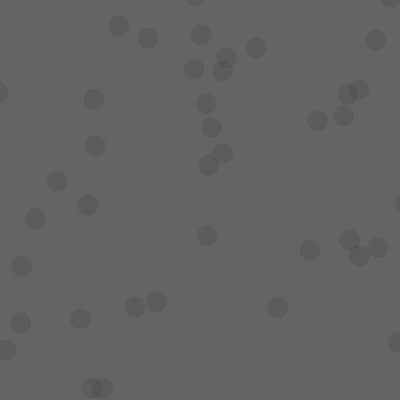
Frame 1 (no input)
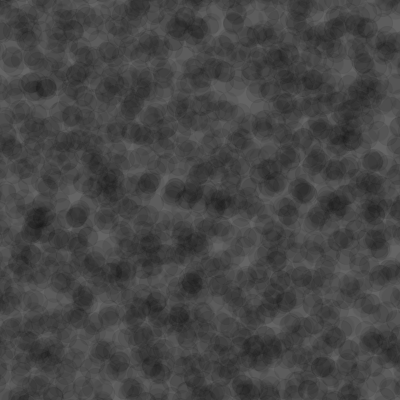
Frame 60 (the mouse pressed at the canvas centre just before this capture)
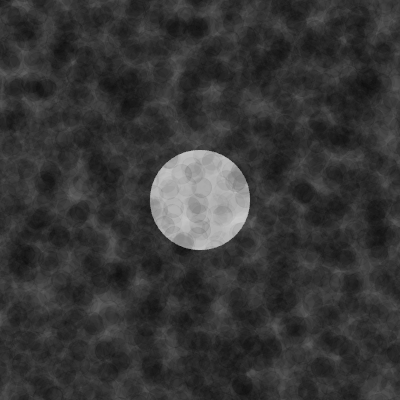
Frame 120 (the mouse held since frame 60 and released just before this capture)

The Processing sketch that drew these frames (run headless with seeded random() and noise(); from frame 60 on, the mouse is pressed at the canvas centre):

// Processing sketch: processing_48700
// ── processing_48700.pde

/* 
moon
by Simon Fraser Duncan (www.sayssimonmusic.com) 
press any key to spawn stars and rays of 'light'
move mouse to move 'moon' 
change int 'circlepop' to change the 'crater' effect on the moon
*/

float speed = 0.5;
float x;
float y;
float easing = 0.99;
float ex;
float ey;
int diameter = 20;
int circlepop = 20;
int moonX = 200;
//int moonX = mouseX;
//use mouseX to move the moon along the X axis
int moonY = 200;
//int moonY = mouseY;
//use mouseY to move the moon along the Y axis 


void setup () {
  size (400, 400);
  smooth();
  x = width /2;
  y = height /2;
  strokeWeight(1);
  background(100);
}

void draw () {
  fill(255, 5);
  noStroke();
  float targetX = mouseX;
  ex+= (targetX - ex) * easing;
  float targetY = mouseY;
  ey+= (targetY - ey) * easing;
  ellipse(moonX, moonY,ex/2,ex/2);
  if (keyPressed) {
    strokeWeight(0.5);
    fill(255,255,255,5);
    rect(-100,-100,600,600);
    for (int z = 0; z <= 500; z+=20) {
      for (int a = 0; a <=500; a+=20) {
        stroke(255,10);
        line(z,a,mouseX,mouseY);
        float offsetZ = random(-z/2,z*22);
        float offsetA = random(-a/2,a*2);
        noStroke();
        fill(255,100);
        ellipse(offsetZ,offsetA,2,2);
      }
    }
    fill(0,0,0,30);
  } 
  
  else {
  strokeWeight(1);
  }
  
  for (int x = width/2; x<=width; x+=10) {
    for (int y = height/2; y<=height; y+=10) {
      stroke(10,10,10,10);
      float speed2 = 5;
      fill(0,0,0,20);
      float mx = x*speed2/2;
      float my = y*speed2/2;
      float offsetX = random(-mx,mx);
      float offsetY = random(-mx,mx);
      ellipse(offsetX, offsetY,circlepop,circlepop);
    }
  }
}         
                                                                
